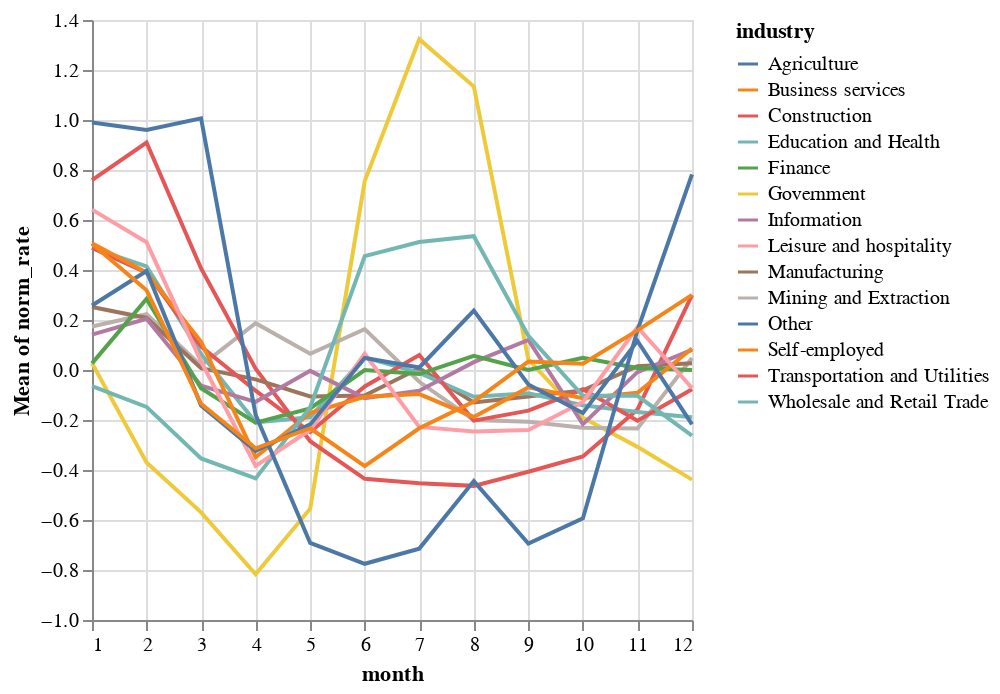

The code cell stored with this chart in its notebook:
### Markdown cell above
* Make the same chart as in the previous cell, but change from `y="norm_rate"` to `y="mean(norm_rate)"`.  This will replace the many-points-per-industry with a single point per industry.  Store the chart with the variable name `c`, and display this chart.

### Code cell
c = alt.Chart(df).mark_line().encode(x = "month", y = "mean(norm_rate)", color = "industry")
c

### Figure 1 — Vega-Lite specification as saved in the notebook (floating-point values rounded to 4 significant figures; data arrays with more than 128 entries replaced by an {"elided": "..."} marker saying what was removed)
{"config": {"view": {"continuousWidth": 300, "continuousHeight": 300}}, "data": {"name": "data-ee67560bc57a547fcb6cd86a286604ca"}, "mark": {"type": "line"}, "encoding": {"color": {"field": "industry", "type": "nominal"}, "x": {"field": "month", "type": "quantitative"}, "y": {"aggregate": "mean", "field": "norm_rate", "type": "quantitative"}}, "$schema": "https://vega.github.io/schema/vega-lite/v5.20.1.json", "datasets": {"data-ee67560bc57a547fcb6cd86a286604ca": {"elided": "1708 records"}}}
